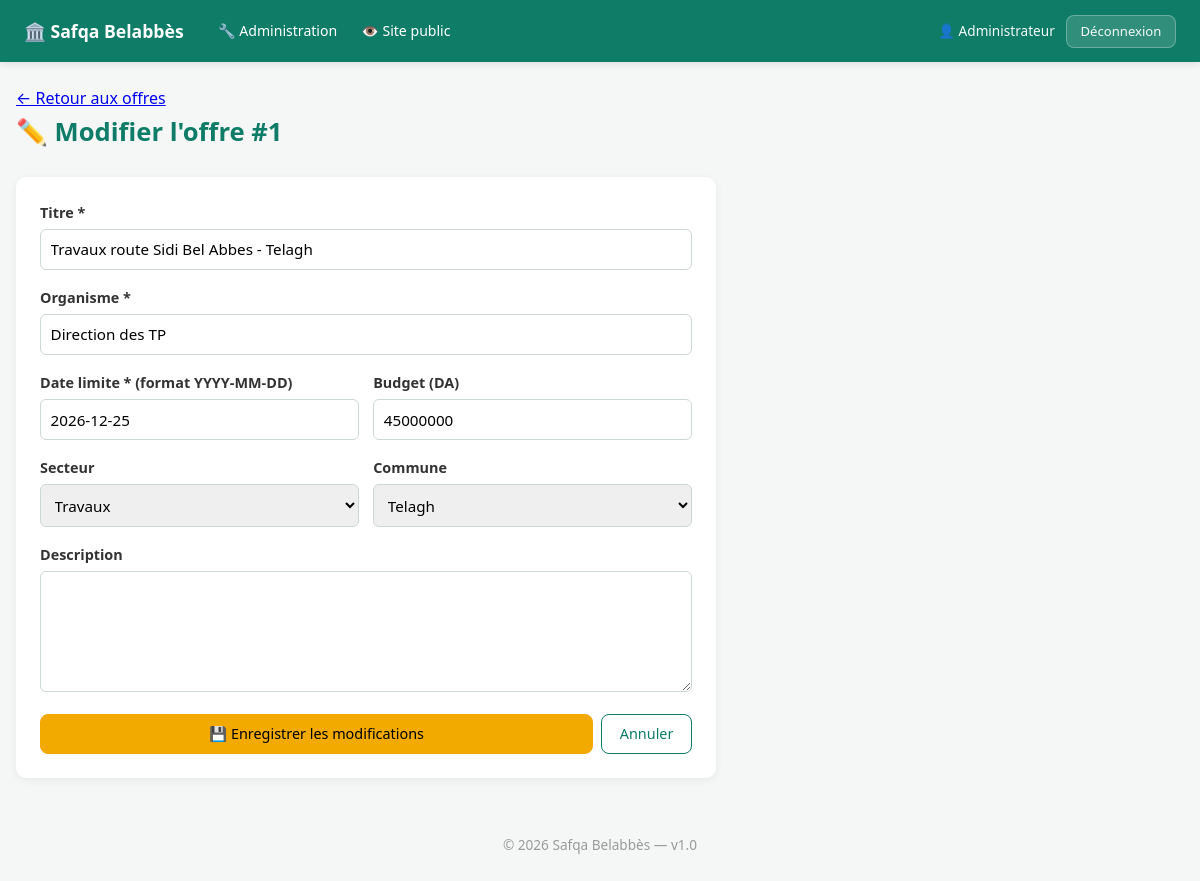
Page /admin/tender/1/edit (signed in) on the committed database.
### app/__init__.py (models this page shows, shortened)
class User(UserMixin, db.Model):
    __tablename__ = "users"
    id = db.Column(db.Integer, primary_key=True)
    email = db.Column(db.String(150), unique=True, nullable=False, index=True)
    phone = db.Column(db.String(20), unique=True, nullable=True, index=True)
    password_hash = db.Column(db.String(255), nullable=False)
    full_name = db.Column(db.String(120), nullable=False)
    role = db.Column(db.String(20), default="user", nullable=False)
    plan = db.Column(db.String(20), default="free", nullable=False)
    active = db.Column(db.Boolean, default=True, nullable=False)
    security_question = db.Column(db.String(40))
    security_answer_hash = db.Column(db.String(255))
    security_attempts = db.Column(db.Integer, default=0, nullable=False)
    email_notifications = db.Column(db.Boolean, default=True, nullable=False)
    sms_notifications = db.Column(db.Boolean, default=False, nullable=False)
    company = db.Column(db.String(150))
    sector_activity = db.Column(db.String(30))
    commune = db.Column(db.String(100))
    favorite_sectors = db.Column(db.String(300))
    created_at = db.Column(db.DateTime, default=datetime.utcnow)
    @property
    def is_admin(self):
        return self.role == "admin"

class Tender(db.Model):
    __tablename__ = "tenders"
    id = db.Column(db.Integer, primary_key=True)
    title = db.Column(db.String(500), nullable=False)
    agency = db.Column(db.String(200), nullable=False)
    deadline = db.Column(db.String(50), nullable=False)
    sector = db.Column(db.String(30), default="services")
    commune = db.Column(db.String(100), default="Toute la wilaya")
    description = db.Column(db.Text)
    budget_dzd = db.Column(db.BigInteger)
    source_url = db.Column(db.String(500))
    is_active = db.Column(db.Boolean, default=True, nullable=False)
    created_at = db.Column(db.DateTime, default=datetime.utcnow)

### app/routes.py (the view, shortened to what this page needs)
@bp.route("/admin/tender/<int:tid>/edit", methods=["GET", "POST"])
@login_required
def admin_tender_edit(tid):
    if not current_user.is_admin:
        abort(403)
    t = db.session.get(Tender, tid)
    if not t:
        abort(404)
    return render_template("admin_tender_edit.html", t=t)

### app/templates/admin_tender_edit.html (shortened to what this page needs)
{% extends "base.html" %}
{% block content %}
<p><a href="/admin?tab=tenders">← Retour aux offres</a></p>
<h1>✏️ Modifier l'offre #{{ t.id }}</h1>
<form method="post" style="background:#fff;padding:1.5rem;border-radius:10px;box-shadow:0 2px 8px rgba(0,0,0,0.06);max-width:700px">
  <label>Titre *
    <input type="text" name="title" value="{{ t.title }}" required maxlength="500">
  </label>
  <label>Organisme *
    <input type="text" name="agency" value="{{ t.agency }}" required maxlength="200">
  </label>
  <div class="row">
    <label>Date limite * (format YYYY-MM-DD)
      <input type="text" name="deadline" value="{{ t.deadline }}" required placeholder="2027-06-30">
    </label>
    <label>Budget (DA)
      <input type="text" name="budget_dzd" value="{{ t.budget_dzd or '' }}" placeholder="45000000">
    </label>
  </div>
  <div class="row">
    <label>Secteur
      <select name="sector">
        {% for k, v in sectors.items() %}
          <option value="{{ k }}" {{ 'selected' if t.sector == k }}>{{ v }}</option>
        {% endfor %}
      </select>
    </label>
    <label>Commune
      <select name="commune">
        {% for c in communes %}
          <option value="{{ c }}" {{ 'selected' if t.commune == c }}>{{ c }}</option>
        {% endfor %}
      </select>
    </label>
  </div>
  <label>Description
    <textarea name="description" rows="5">{{ t.description or '' }}</textarea>
  </label>
  <div style="display:flex;gap:0.5rem;margin-top:1rem">
    <button class="btn btn-accent" type="submit" style="flex:1">💾 Enregistrer les modifications</button>
    <a href="/admin?tab=tenders" class="btn btn-ghost">Annuler</a>
  </div>
</form>
{% endblock %}

### app/templates/base.html (shortened to what this page needs)
<!DOCTYPE html>
<html lang="fr">
<head>
</head>
<body>
<header>
  <div class="header-inner">
    <a href="/" class="brand">🏛️ Safqa Belabbès</a>
    {% if current_user.is_authenticated and current_user.is_admin %}
      <nav class="main-nav">
        <a href="/admin">🔧 Administration</a>
        <a href="/">👁️ Site public</a>
      </nav>
      <div class="user-info">
        <span>👤 {{ current_user.full_name }}</span>
        <a href="/logout" class="btn btn-sm" style="background:rgba(255,255,255,0.15);color:#fff;border:1px solid rgba(255,255,255,0.3)">Déconnexion</a>
      </div>
    {% endif %}
  </div>
</header>
<main>
{% block content %}{% endblock %}
</main>
<footer>© 2026 Safqa Belabbès — v1.0</footer>
</body>
</html>

### app/templates/base.html (style rules this page uses)
* { box-sizing: border-box; margin: 0; padding: 0; }
body { font-family: system-ui, -apple-system, "Segoe UI", sans-serif; background: #f5f7f6; color: #12263a; line-height: 1.6; }
header { background: #0e7c66; color: #fff; padding: 0.85rem 1.5rem; position: sticky; top: 0; z-index: 100; box-shadow: 0 2px 8px rgba(0,0,0,0.1); }
header .header-inner { max-width: 1280px; margin: 0 auto; display: flex; align-items: center; gap: 1rem; flex-wrap: wrap; }
header a { color: #fff; text-decoration: none; font-weight: 500; font-size: 0.9rem; }
header .brand { font-size: 1.1rem; font-weight: 700; margin-right: 0.5rem; }
header .user-info { display: flex; align-items: center; gap: 0.7rem; font-size: 0.85rem; opacity: 0.95; }
nav.main-nav { display: flex; align-items: center; gap: 0.2rem; flex-wrap: wrap; }
nav.main-nav a { padding: 0.4rem 0.65rem; border-radius: 6px; font-size: 0.88rem; transition: background 0.15s; }
main { max-width: 1280px; margin: 0 auto; padding: 1.5rem 1rem; min-height: calc(100vh - 200px); }
h1 { margin-bottom: 1.5rem; color: #0e7c66; font-size: 1.6rem; }
.btn, .btn-sm, .btn-ghost, .btn-accent, .btn-danger { display: inline-flex; align-items: center; justify-content: center; padding: 0.55rem 1.1rem; border-radius: 8px; cursor: pointer; text-decoration: none; font-size: 0.9rem; font-weight: 500; font-family: inherit; border: 1px solid transparent; transition: all 0.15s; white-space: nowrap; line-height: 1.4; }
.btn { background: #0e7c66; color: #fff; border-color: #0e7c66; }
.btn-sm { padding: 0.4rem 0.85rem; font-size: 0.82rem; }
.btn-ghost { background: transparent; color: #0e7c66; border-color: #0e7c66; }
.btn-accent { background: #f2a900; color: #000; border-color: #f2a900; }
label { display: block; margin-bottom: 1rem; font-weight: 600; font-size: 0.9rem; color: #333; }
input, select, textarea { width: 100%; padding: 0.6rem; border: 1px solid #cdd7d3; border-radius: 6px; margin-top: 0.3rem; font-size: 0.95rem; font-family: inherit; }
.row { display: grid; grid-template-columns: repeat(auto-fit, minmax(200px, 1fr)); gap: 0.9rem; }
footer { text-align: center; padding: 2rem 1rem; color: #999; font-size: 0.85rem; }

### rows in the picture
User: full_name "Administrateur"
Tender: id "1", title "Travaux route Sidi Bel Abbes - Telagh", agency "Direction des TP", deadline "2026-12-25", budget_dzd "45000000"

### other values in the picture
form field sector "Travaux"
form field commune "Telagh"
